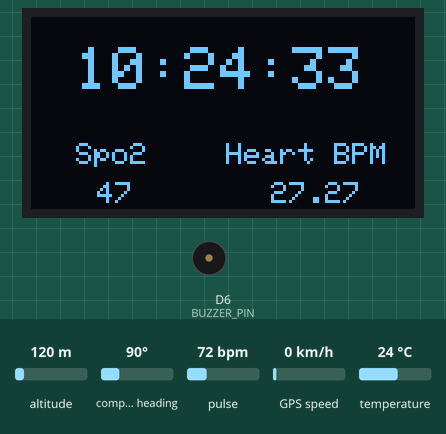
Bench run of a sketch on a simulated ESP8266 (NodeMCU). On the bench: 128×64 one-colour display, buzzer (waves = sounding, pin HIGH). The inputs (shaded band) are chosen by the test bench; at power-on: altitude 120 m, compass heading 90°, pulse 72 bpm, GPS speed 0 km/h, temperature 24 °C. WiFi joins after 1.5 s; servers stay silent unless stated; network time is answered at once with the bench clock; the local clock reads 2024-03-15 10:24:30 at power-on unless the sketch sets it; the GPS gets a fix after 3 s at 37.7749, -122.4194 with 8 satellites; web services answer with replies made up by the test bench; what the sketch prints to the serial monitor is not drawn.

Above: at 3.3 s.
3.4 s: altitude set to 20 m
At 6.6 s:
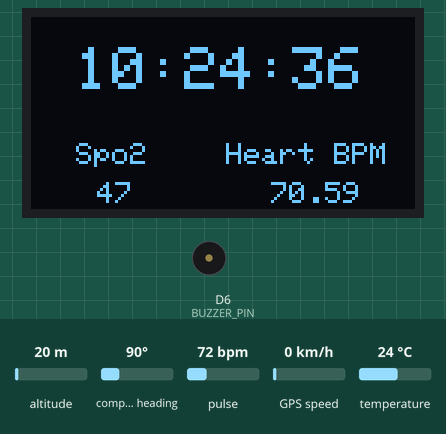
7.6 s: compass heading set to 7°
11.9 s: pulse set to 42 bpm
At 14.9 s:
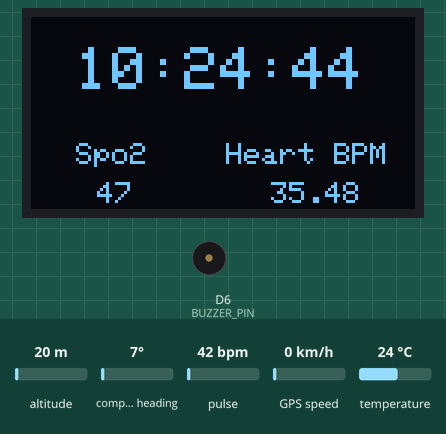
15.5 s: GPS speed set to 30 km/h
At 19.4 s:
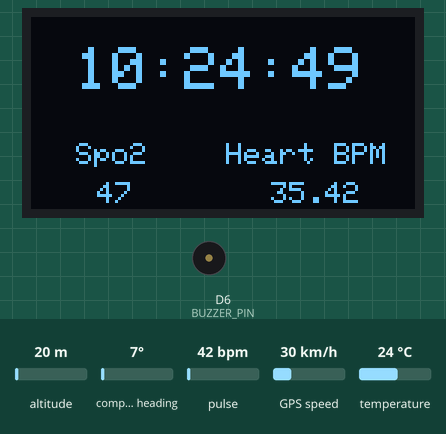
19.5 s: temperature set to 4 °C
At 20.9 s:
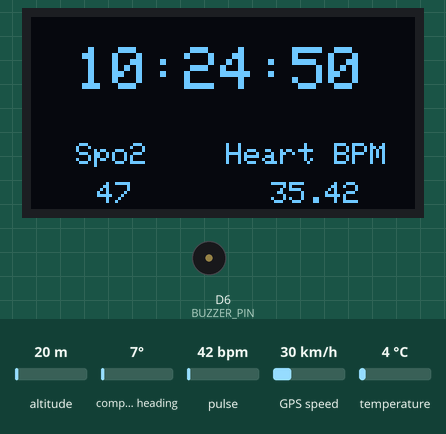
22.6 s: pulse set to 130 bpm
At 23.8 s:
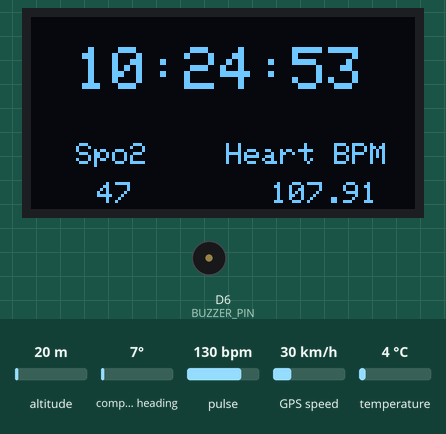
Timing chart, 0 to 25.3 s (numbered marks = the images above; inputs shaded):
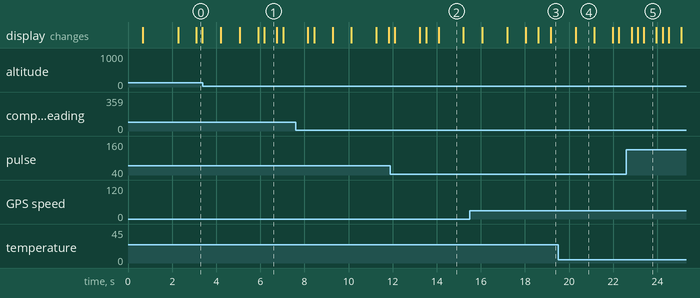

Measured:
- what the display in image 1 shows lasts 0.5 s, from 6.2 s to 6.7 s
- what the display in image 2 shows lasts 1.1 s, from 14.1 s to 15.2 s
- what the display in image 4 shows lasts 0.8 s, from 20.3 s to 21.1 s

The sketch:

kode_ones_final-1.ino
```cpp
#include <NTPClient.h>
#include <ESP8266WiFi.h>
#include <WiFiUdp.h>
#include <TinyGPSPlus.h>
#include <SoftwareSerial.h>
#include <Wire.h>
#include "MAX30105.h"
#include "heartRate.h"
#include "OakOLED.h"
#include <WiFiClient.h>
#include <ESP8266HTTPClient.h>

//Constants
const String API_KEY = "RKPSBJZZCTSJ6A9X";
const char* SSID = "realme C11 2021"; //ssid wifi
const char* PASSWORD = "ergopythongolangsocialdistancingdetect"; //password wifi
const byte RATE_SIZE = 4; //Increase this for more averaging. 4 is good.
const int BUTTON_PIN = D3;
const int BUZZER_PIN = D6;
const int UTC_OFFSET = 25200;

// Class Initiation
TinyGPSPlus gps;  // The TinyGPS++ object
SoftwareSerial ss(13, 15); // Sofware Serial Object D7-D6
MAX30105 particleSensor;
OakOLED oled;
WiFiUDP ntpUDP;
NTPClient timeClient(ntpUDP, "pool.ntp.org", UTC_OFFSET);
WiFiClient client;
// Variables
char timeBuffer[40];
String latitude, longitude;
byte rates[RATE_SIZE]; //Array of heart rates
byte rateSpot = 0;
long lastBeat = 0; //Time at which the last beat occurred
float beatsPerMinute;
int beatAvg;
long samplesTaken = 0; //Counter for calculating the Hz or read rate
long unblockedValue; //Average IR at power up
long startTime; //Used to calculate measurement rate
int percent;
int degOffset = 1; //calibrated Farenheit degrees
int irOffset = 2100;
int count;
int noFinger;
int avgIr;
int avgTemp;
long delta;
long irValue;
float temperature = 0;
String temperatureChar;
String heartRateChar;

ICACHE_RAM_ATTR void handleInterrupt() {
  digitalWrite(BUZZER_PIN, HIGH);
  delay(3000);
  digitalWrite(BUZZER_PIN,LOW);
}


void setup()
{
  // pin setup
  pinMode(BUTTON_PIN, INPUT_PULLUP);
  pinMode(BUZZER_PIN, OUTPUT);
  attachInterrupt(digitalPinToInterrupt( D3 ), handleInterrupt, FALLING );
  digitalWrite(BUZZER_PIN , LOW);
  // Hardware and Software Serial
  Serial.begin(19200);
  ss.begin(9600);

  // Finger sensor
  if (!particleSensor.begin(Wire, I2C_SPEED_FAST)) //Use default I2C port, 400kHz speed
  {
    Serial.println("MAX30105 was not found. Please check wiring/power. ");
    while (1);
  }
  Serial.println("Place your index finger on the sensor with steady pressure.");
  particleSensor.setup(0); //Configure sensor. Turn off LEDs
  particleSensor.enableDIETEMPRDY(); //Enable the temp ready interrupt. This is required.
  particleSensor.setup(25, 4, 2, 400, 411, 2048); //Configure sensor with these settings
  particleSensor.setPulseAmplitudeRed(0x0A); //Turn Red LED to low to indicate sensor is running
  particleSensor.setPulseAmplitudeGreen(0); //Turn off Green LED
  particleSensor.enableDIETEMPRDY(); //Enable the temp ready interrupt. This is required.
  const byte avgAmount = 64;
  long baseValue = 0;
  for (byte x = 0 ; x < avgAmount ; x++)
  {
    baseValue += particleSensor.getIR(); //Read the IR value
  }
  baseValue /= avgAmount;

  //OLED
  oled.begin();
  oled.clearDisplay();

  // Internet
  WiFi.begin(SSID, PASSWORD);

  while ( WiFi.status() != WL_CONNECTED ) {
    delay ( 500 );
    Serial.print ( "." );
  }

  timeClient.begin();

}

void loop()
{
  while(ss.available() > 0){
    if(gps.encode(ss.read())){
      if (gps.location.isValid()){
        latitude = String(gps.location.lat(), 6);
        longitude = String(gps.location.lng() , 6);
        Serial.flush();
        break;
      }
    }
  }
  irValue = particleSensor.getIR();
  if (checkForBeat(irValue)){
    delta = millis() - lastBeat;
    lastBeat = millis();
    beatsPerMinute = 60 / (delta / 1000.0);
    if (beatsPerMinute < 255 && beatsPerMinute > 20){
      rates[rateSpot++] = (byte)beatsPerMinute;
      rateSpot %= RATE_SIZE;
      beatAvg = 0;
      for (byte x = 0 ; x < RATE_SIZE ; x++)
        beatAvg += rates[x];
      beatAvg /= RATE_SIZE;
    }
  }

  percent = irValue / irOffset; //offset provides percent
  temperature = particleSensor.readTemperature(); //Because I am a bad global citizen
  temperature += degOffset;
  if (irValue < 50000) {
    noFinger = noFinger+1;
  }
  else {
    count++;
    avgIr = avgIr + irValue;
    avgTemp = avgTemp + temperature;
  }
  if (count == 500) {
    avgIr = avgIr / count;
    avgIr = avgIr / irOffset; //offset provides percent
    avgTemp = avgTemp / count;
    count = 0;
    avgIr = 0;
    avgTemp = 0;
  }
  temperatureChar = String(temperature,2);
  heartRateChar = String(beatsPerMinute,2);
  timeClient.update();
  updateSerialMonitor();
  updateOLED();
  updateThingSpeak();
}

void updateSerialMonitor(){
  Serial.print("Latitude=");
  Serial.print(latitude);
  Serial.print(", Longitude=");
  Serial.println(longitude);
  Serial.print("IR=");
  Serial.print(irValue);
  Serial.print(", BPM=");
  Serial.print(heartRateChar);
  Serial.print(", Avg BPM=");
  Serial.print(beatAvg);
  Serial.println();
  Serial.print("Oxygen=");
  Serial.print(percent);
  Serial.print("%");
  Serial.print(" Temp=");
  Serial.print(temperatureChar);
  Serial.print("°C");
  Serial.print(" avgO=");
  Serial.print(avgIr);
  Serial.print(" avgTemperature=");
  Serial.print(avgTemp);
  Serial.print(", count=");
  Serial.print(count);
  Serial.println();
}

void updateOLED(){
  String timer = timeClient.getFormattedTime();
  oled.clearDisplay();
  oled.setCursor(15,10);
  oled.setTextSize(2);
  oled.println(timer);
  oled.setTextSize(1);
  oled.setCursor(65, 42);
  oled.println("Heart BPM");
  oled.setCursor(80,55);
  oled.println(heartRateChar);
  oled.setCursor(15, 42);
  oled.println("Spo2");
  oled.setCursor(22,55);
  oled.print(String(percent));
  oled.display();

}

void updateThingSpeak(){
  char thingspeakUpdateQuery[150];
  HTTPClient http;
  sprintf(thingspeakUpdateQuery, "http://api.thingspeak.com/update?api_key=%s&field1=%d&field2=%s&field3=%s&field5=%s&field6=%s", API_KEY, percent, temperatureChar, heartRateChar, latitude, longitude);
  http.begin(client, thingspeakUpdateQuery);
  http.GET();
  http.end();
}
```
